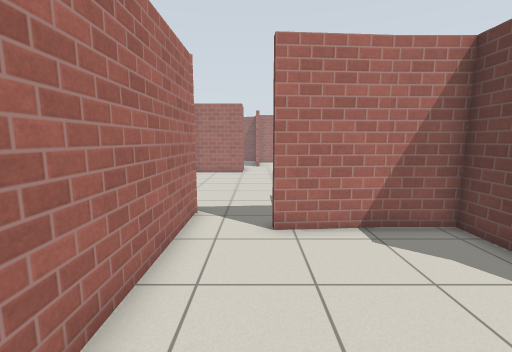
view 1 (above)

16 first-person views from a walk through a world built for the Gazebo simulator. The camera is 1.2 m above the floor, tilts 8° down and sees 90° across. The lines on the ground mark 1 m squares. The floor is counted in squares, 0.5 m on a side. Each view is taken from the middle of a square. On the plan, view 1 faces up. The plan holds only what a view shows up to about 17 squares ahead; the rest is blank. Gazebo's built-in surfaces are drawn with simple patterns.

view 2
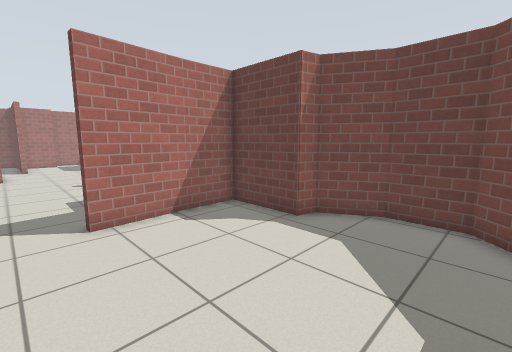

view 3
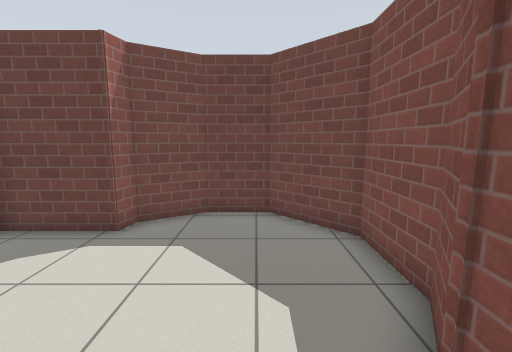

view 4
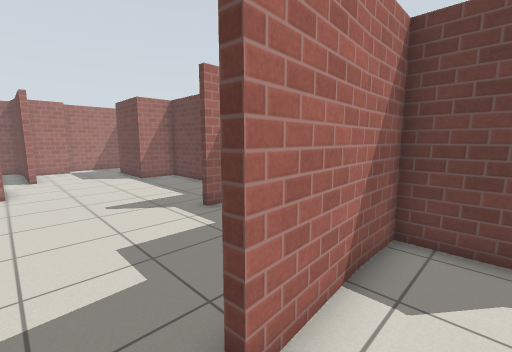

view 5
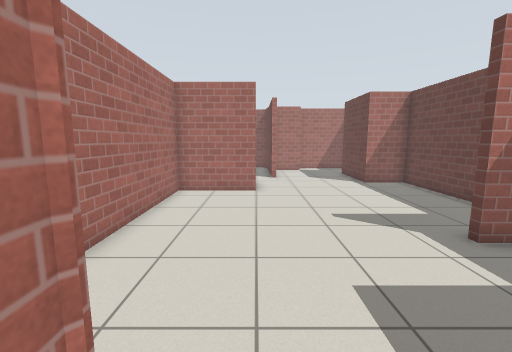

view 6
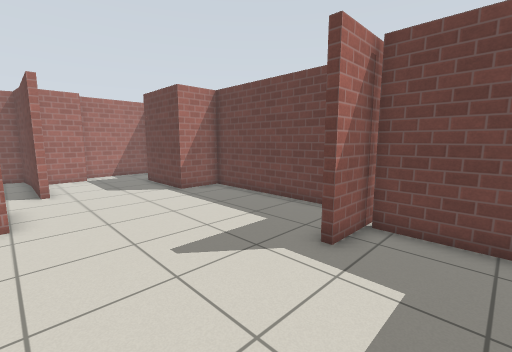

view 7
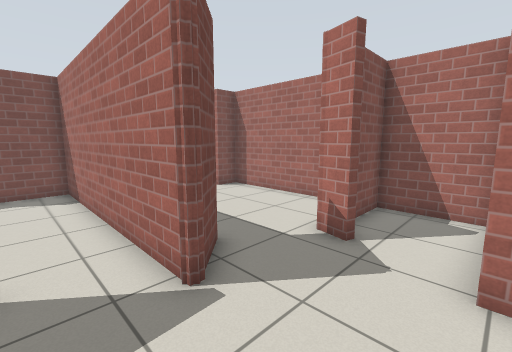

view 8
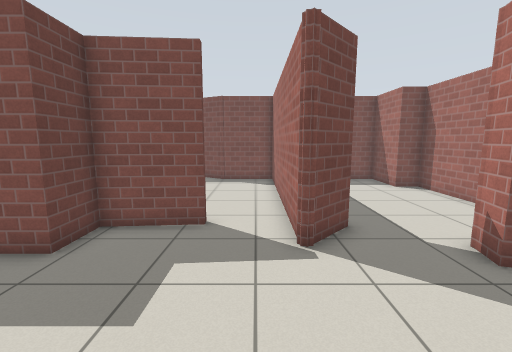

view 9
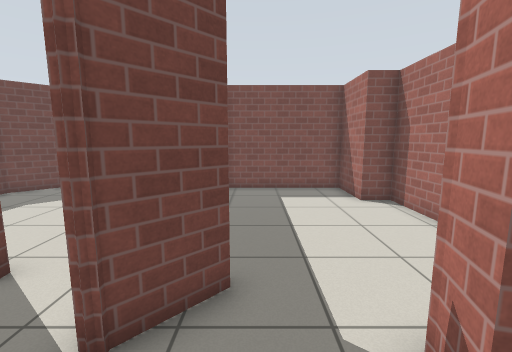

view 10
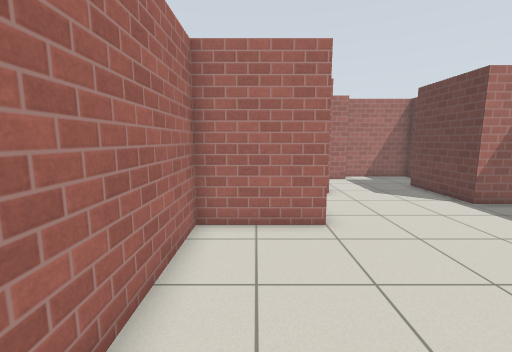

view 11
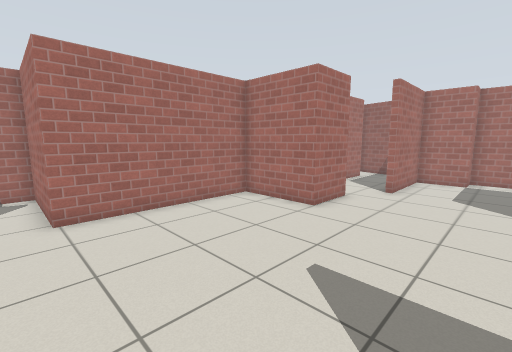

view 12
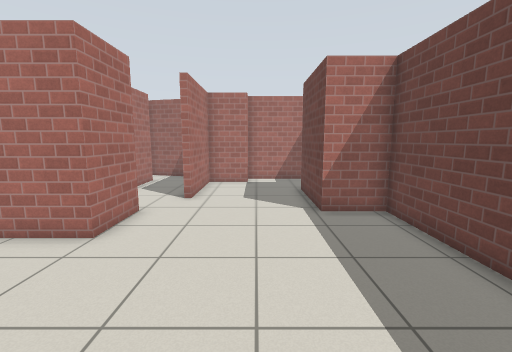

view 13
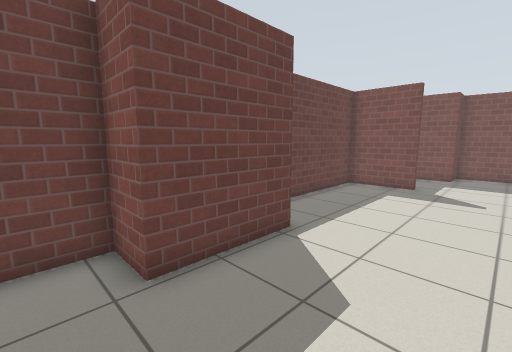

view 14
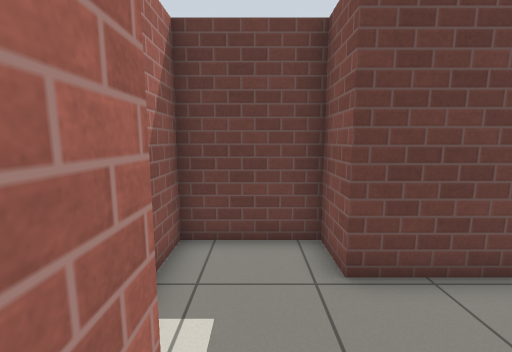

view 15
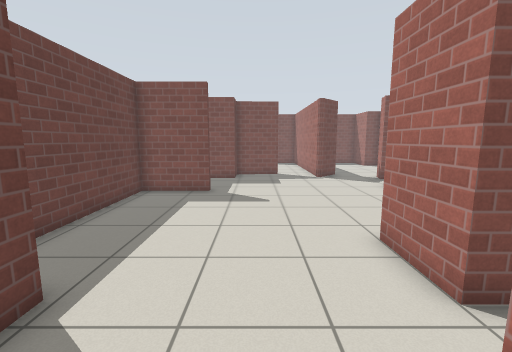

view 16
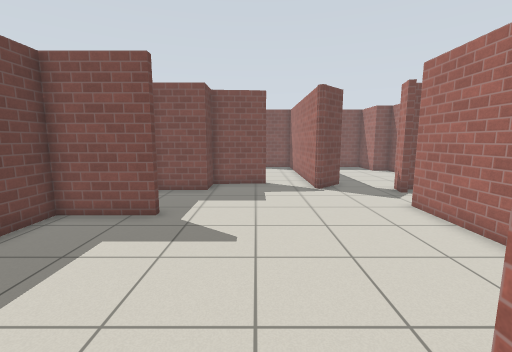

### Floor plan
Ten units are one square. View 1 is at (0, 0); x grows to the right and y downward. Boxes are objects, and circles mark ways between rooms. Rooms are numbered by the first view taken in them; rooms with no view inside come last. Other rooms are left out.
<svg viewBox="-99 -293 178 324">
<path fill="none" stroke="#000" d="M-20 -64 -20 18 11 18 26 26 51 26 74 4 74 -15 63 -35 55 -37 55 -70 5 -66M-10 -215 -10 -190 -47 -190 -47 -118 -94 -118 -94 -88 -64 -88M66 -127 42 -127 42 -130 74 -130 74 -214 52 -214 52 -254 69 -254 69 -288 25 -288 25 -276 3 -276 3 -234M61 -98 61 -126M5 -66 5 -69 33 -71 33 -88 58 -88M-61 -95 -57 -94 -59 -84M-36 -70 -20 -87 -20 -64M-94 -64 -94 -9 -82 -9 -82 18 -26 18"/>
<circle cx="-5" cy="-70" r="3" fill="#2a7"/>
<circle cx="-45" cy="-80" r="3" fill="#2a7"/>
<text x="20" y="-20">1</text>
<text x="10" y="-160">2</text>
<text x="-50" y="-30">3</text>
</svg>
Room 1 opens to room 2. Room 2 opens to room 3.

Where each view was taken, in squares from view 1:
view 1: 0 up, 0 right, facing up
view 2: 1 down, 1 left, facing up-right
view 3: 0 up, 1 left, facing right
view 4: 5 up, 1 left, facing up-right
view 5: 7 up, 1 left, facing up
view 6: 10 up, 1 left, facing up-right
view 7: 12 up, 0 right, facing down-left
view 8: 14 up, 1 left, facing down
view 9: 11 up, 4 left, facing down
view 10: 12 up, 3 left, facing up
view 11: 11 up, 4 right, facing up-left
view 12: 13 up, 3 right, facing up
view 13: 27 up, 1 right, facing down-right
view 14: 27 up, 1 right, facing right
view 15: 25 up, 2 right, facing down
view 16: 21 up, 1 right, facing down
